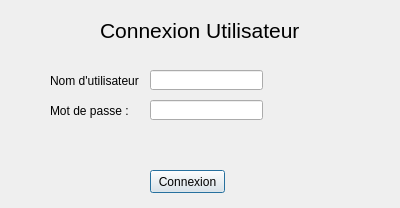
<?xml version="1.0" encoding="UTF-8"?>
<ui version="4.0">
 <class>Connexion</class>
 <widget class="QDialog" name="Connexion">
  <property name="geometry">
   <rect>
    <x>0</x>
    <y>0</y>
    <width>400</width>
    <height>208</height>
   </rect>
  </property>
  <property name="windowTitle">
   <string>Dialog</string>
  </property>
  <widget class="QLineEdit" name="input_nom">
   <property name="geometry">
    <rect>
     <x>150</x>
     <y>70</y>
     <width>113</width>
     <height>20</height>
    </rect>
   </property>
  </widget>
  <widget class="QLabel" name="label_nom">
   <property name="geometry">
    <rect>
     <x>50</x>
     <y>70</y>
     <width>91</width>
     <height>21</height>
    </rect>
   </property>
   <property name="text">
    <string>Nom d'utilisateur : </string>
   </property>
  </widget>
  <widget class="QLabel" name="label_mdp">
   <property name="geometry">
    <rect>
     <x>50</x>
     <y>100</y>
     <width>91</width>
     <height>21</height>
    </rect>
   </property>
   <property name="text">
    <string>Mot de passe :</string>
   </property>
  </widget>
  <widget class="QLineEdit" name="input_mdp">
   <property name="geometry">
    <rect>
     <x>150</x>
     <y>100</y>
     <width>113</width>
     <height>20</height>
    </rect>
   </property>
   <property name="echoMode">
    <enum>QLineEdit::Password</enum>
   </property>
  </widget>
  <widget class="QLabel" name="Titre">
   <property name="geometry">
    <rect>
     <x>100</x>
     <y>0</y>
     <width>201</width>
     <height>61</height>
    </rect>
   </property>
   <property name="font">
    <font>
     <pointsize>16</pointsize>
    </font>
   </property>
   <property name="text">
    <string>Connexion Utilisateur : </string>
   </property>
  </widget>
  <widget class="QPushButton" name="connexion">
   <property name="geometry">
    <rect>
     <x>150</x>
     <y>170</y>
     <width>75</width>
     <height>23</height>
    </rect>
   </property>
   <property name="text">
    <string>Connexion</string>
   </property>
  </widget>
  <widget class="QLabel" name="label_erreur">
   <property name="geometry">
    <rect>
     <x>50</x>
     <y>130</y>
     <width>281</width>
     <height>31</height>
    </rect>
   </property>
   <property name="font">
    <font>
     <pointsize>10</pointsize>
     <weight>50</weight>
     <bold>false</bold>
    </font>
   </property>
   <property name="text">
    <string/>
   </property>
  </widget>
 </widget>
 <resources/>
 <connections/>
</ui>
